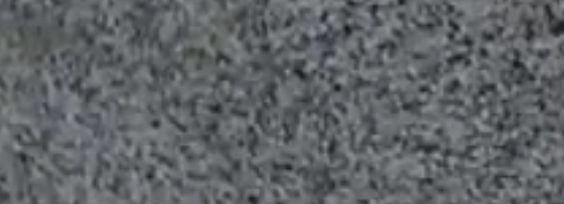
#> input picture source/1.png, 564 x 204 px, found by its file name; its folder holds only this picture in this run
$ jupyter execute SIFTplus.ipynb
#> lines starting #> are read from the running program, lines starting #| are printed output that depends on the picture
[cell 1]
import numpy as np
import cv2 as cv

[cell 2]
image_name = input("이미지의 이름을 입력하세요: ")
#> the answer given: source/1.png
image_path = './source/' + image_name
img = cv.imread(image_path)
#> img is the input picture: shape (204, 564, 3); mean B, G, R 102.3, 99.4, 95.9
gray = cv.cvtColor(img, cv.COLOR_BGR2GRAY)

[cell 3]
sift = cv.SIFT_create()
kp = sift.detect(gray, None)
#> kp = 757 keypoints; strongest (x, y, size): (337, 88, 5.2), (324, 17, 5.6), (347, 30, 6.2), (156, 124, 5.5)
img = cv.drawKeypoints(gray,kp,img,flags=cv.DRAW_MATCHES_FLAGS_DRAW_RICH_KEYPOINTS)
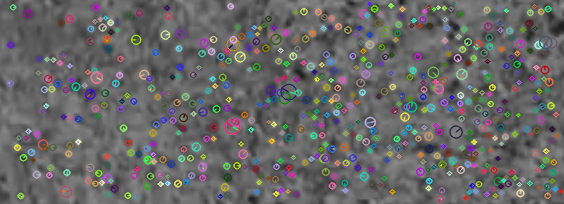
#> img: shape (204, 564, 3); mean B, G, R 102.1, 102.6, 102.9

[cell 4]
outpath = './output/siftplus/siftplus_'
cv.imwrite(outpath + image_name ,img)
#> Out = True


$ run again, on source/2.png
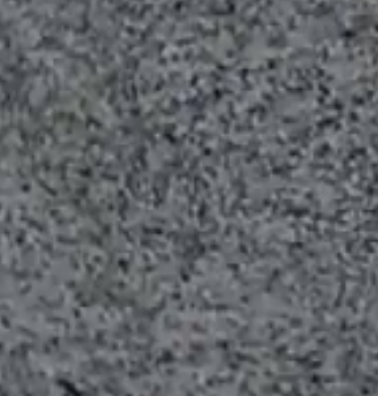
#> input picture source/2.png, 378 x 396 px, found by its file name
#> img is the input picture: shape (396, 378, 3); mean B, G, R 103.7, 100.5, 97.1
#> kp = 988 keypoints; strongest (x, y, size): (272, 64, 6.2), (207, 152, 5.2), (194, 81, 5.6), (217, 94, 6.2)
#> `img = cv.drawKeypoints(gray,kp,img,flags=cv.DRAW_MATCHES_FLAGS_DRAW_RI..`:
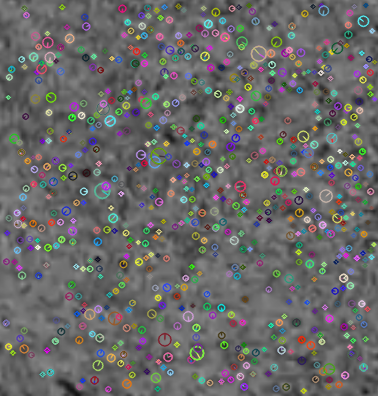
#> img: shape (396, 378, 3); mean B, G, R 103.6, 104.1, 104.3
#> Out = True
